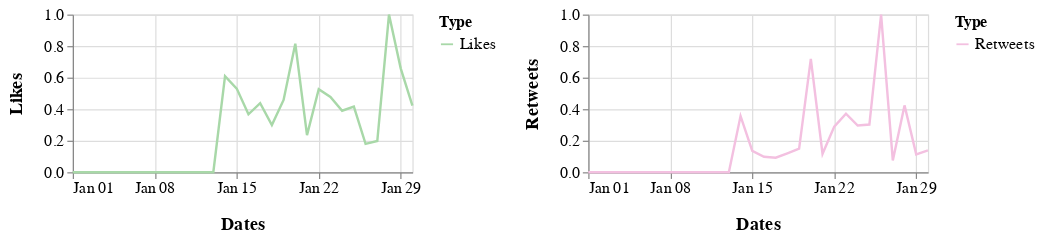

The notebook cell this image was saved under:
### Markdown cell above
## January 2020

### Code cell
alt.hconcat(c1_jan, c2_jan).configure_axis(
    labelFontSize=13,
    titleFontSize=15,
    titlePadding=15
).configure_legend(
    labelFontSize=13,
    titleFontSize=13
).resolve_scale(
    color='independent'
)

### Figure 1 — Vega-Lite specification as saved in the notebook (floating-point values rounded to 4 significant figures)
{"config": {"view": {"continuousWidth": 400, "continuousHeight": 300}, "axis": {"labelFontSize": 13, "titleFontSize": 15, "titlePadding": 15}, "legend": {"labelFontSize": 13, "titleFontSize": 13}}, "hconcat": [{"data": {"name": "data-f23720f4bd09764ed9be5e1cb8292ebe"}, "mark": "line", "encoding": {"color": {"type": "nominal", "field": "Type", "scale": {"range": ["#A8D8A8"]}}, "x": {"type": "temporal", "field": "Dates", "timeUnit": "monthdate", "title": "Dates"}, "y": {"type": "quantitative", "field": "Likes"}}, "height": 130, "width": 280}, {"data": {"name": "data-94eebd0c41b33eaf985bab87489c6ce9"}, "mark": "line", "encoding": {"color": {"type": "nominal", "field": "Type", "scale": {"range": ["#F3C0E0"]}}, "x": {"type": "temporal", "field": "Dates", "timeUnit": "monthdate", "title": "Dates"}, "y": {"type": "quantitative", "field": "Retweets"}}, "height": 130, "width": 280}], "resolve": {"scale": {"color": "independent"}}, "$schema": "https://vega.github.io/schema/vega-lite/v4.8.1.json", "datasets": {"data-f23720f4bd09764ed9be5e1cb8292ebe": [{"Dates": "2020-01-14T00:00:00", "Likes": 0.6095, "Type": "Likes"}, {"Dates": "2020-01-15T00:00:00", "Likes": 0.5307, "Type": "Likes"}, {"Dates": "2020-01-16T00:00:00", "Likes": 0.3674, "Type": "Likes"}, {"Dates": "2020-01-17T00:00:00", "Likes": 0.4382, "Type": "Likes"}, {"Dates": "2020-01-18T00:00:00", "Likes": 0.2994, "Type": "Likes"}, {"Dates": "2020-01-19T00:00:00", "Likes": 0.4583, "Type": "Likes"}, {"Dates": "2020-01-20T00:00:00", "Likes": 0.8153, "Type": "Likes"}, {"Dates": "2020-01-21T00:00:00", "Likes": 0.2352, "Type": "Likes"}, {"Dates": "2020-01-22T00:00:00", "Likes": 0.527, "Type": "Likes"}, {"Dates": "2020-01-23T00:00:00", "Likes": 0.4775, "Type": "Likes"}, {"Dates": "2020-01-24T00:00:00", "Likes": 0.3902, "Type": "Likes"}, {"Dates": "2020-01-25T00:00:00", "Likes": 0.4168, "Type": "Likes"}, {"Dates": "2020-01-26T00:00:00", "Likes": 0.1803, "Type": "Likes"}, {"Dates": "2020-01-27T00:00:00", "Likes": 0.1982, "Type": "Likes"}, {"Dates": "2020-01-28T00:00:00", "Likes": 1.0, "Type": "Likes"}, {"Dates": "2020-01-29T00:00:00", "Likes": 0.6588, "Type": "Likes"}, {"Dates": "2020-01-30T00:00:00", "Likes": 0.4226, "Type": "Likes"}, {"Dates": "2020-01-01T00:00:00", "Likes": 0.0, "Type": "Likes"}, {"Dates": "2020-01-02T00:00:00", "Likes": 0.0, "Type": "Likes"}, {"Dates": "2020-01-03T00:00:00", "Likes": 0.0, "Type": "Likes"}, {"Dates": "2020-01-04T00:00:00", "Likes": 0.0, "Type": "Likes"}, {"Dates": "2020-01-05T00:00:00", "Likes": 0.0, "Type": "Likes"}, {"Dates": "2020-01-06T00:00:00", "Likes": 0.0, "Type": "Likes"}, {"Dates": "2020-01-07T00:00:00", "Likes": 0.0, "Type": "Likes"}, {"Dates": "2020-01-08T00:00:00", "Likes": 0.0, "Type": "Likes"}, {"Dates": "2020-01-09T00:00:00", "Likes": 0.0, "Type": "Likes"}, {"Dates": "2020-01-10T00:00:00", "Likes": 0.0, "Type": "Likes"}, {"Dates": "2020-01-11T00:00:00", "Likes": 0.0, "Type": "Likes"}, {"Dates": "2020-01-12T00:00:00", "Likes": 0.0, "Type": "Likes"}, {"Dates": "2020-01-13T00:00:00", "Likes": 0.0, "Type": "Likes"}], "data-94eebd0c41b33eaf985bab87489c6ce9": [{"Dates": "2020-01-14T00:00:00", "Retweets": 0.3566, "Type": "Retweets"}, {"Dates": "2020-01-15T00:00:00", "Retweets": 0.1355, "Type": "Retweets"}, {"Dates": "2020-01-16T00:00:00", "Retweets": 0.0983, "Type": "Retweets"}, {"Dates": "2020-01-17T00:00:00", "Retweets": 0.0921, "Type": "Retweets"}, {"Dates": "2020-01-18T00:00:00", "Retweets": 0.1199, "Type": "Retweets"}, {"Dates": "2020-01-19T00:00:00", "Retweets": 0.149, "Type": "Retweets"}, {"Dates": "2020-01-20T00:00:00", "Retweets": 0.7194, "Type": "Retweets"}, {"Dates": "2020-01-21T00:00:00", "Retweets": 0.1167, "Type": "Retweets"}, {"Dates": "2020-01-22T00:00:00", "Retweets": 0.2896, "Type": "Retweets"}, {"Dates": "2020-01-23T00:00:00", "Retweets": 0.3712, "Type": "Retweets"}, {"Dates": "2020-01-24T00:00:00", "Retweets": 0.2959, "Type": "Retweets"}, {"Dates": "2020-01-25T00:00:00", "Retweets": 0.3027, "Type": "Retweets"}, {"Dates": "2020-01-26T00:00:00", "Retweets": 1.0, "Type": "Retweets"}, {"Dates": "2020-01-27T00:00:00", "Retweets": 0.07517, "Type": "Retweets"}, {"Dates": "2020-01-28T00:00:00", "Retweets": 0.4239, "Type": "Retweets"}, {"Dates": "2020-01-29T00:00:00", "Retweets": 0.1136, "Type": "Retweets"}, {"Dates": "2020-01-30T00:00:00", "Retweets": 0.1386, "Type": "Retweets"}, {"Dates": "2020-01-01T00:00:00", "Retweets": 0.0, "Type": "Retweets"}, {"Dates": "2020-01-02T00:00:00", "Retweets": 0.0, "Type": "Retweets"}, {"Dates": "2020-01-03T00:00:00", "Retweets": 0.0, "Type": "Retweets"}, {"Dates": "2020-01-04T00:00:00", "Retweets": 0.0, "Type": "Retweets"}, {"Dates": "2020-01-05T00:00:00", "Retweets": 0.0, "Type": "Retweets"}, {"Dates": "2020-01-06T00:00:00", "Retweets": 0.0, "Type": "Retweets"}, {"Dates": "2020-01-07T00:00:00", "Retweets": 0.0, "Type": "Retweets"}, {"Dates": "2020-01-08T00:00:00", "Retweets": 0.0, "Type": "Retweets"}, {"Dates": "2020-01-09T00:00:00", "Retweets": 0.0, "Type": "Retweets"}, {"Dates": "2020-01-10T00:00:00", "Retweets": 0.0, "Type": "Retweets"}, {"Dates": "2020-01-11T00:00:00", "Retweets": 0.0, "Type": "Retweets"}, {"Dates": "2020-01-12T00:00:00", "Retweets": 0.0, "Type": "Retweets"}, {"Dates": "2020-01-13T00:00:00", "Retweets": 0.0, "Type": "Retweets"}]}}
